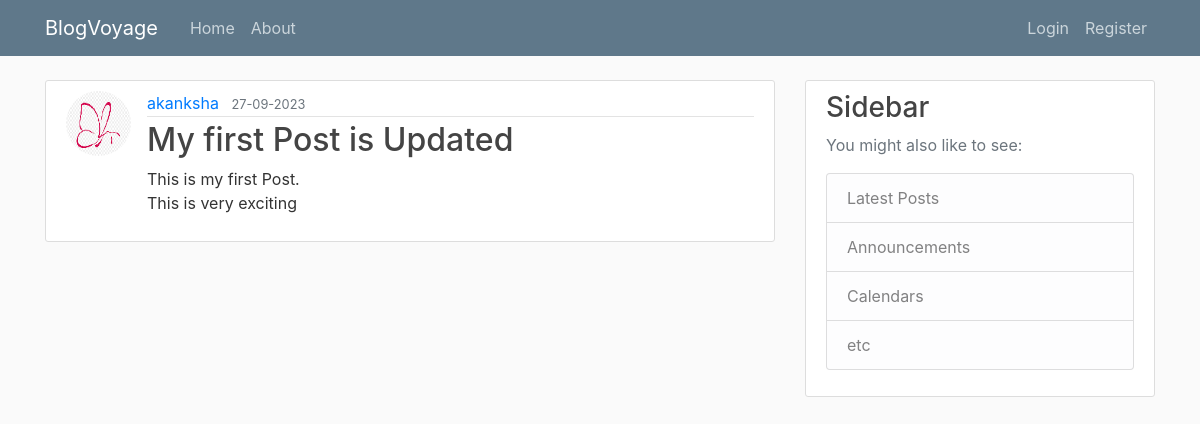
/post/1, run on an earlier commit of the app's database.
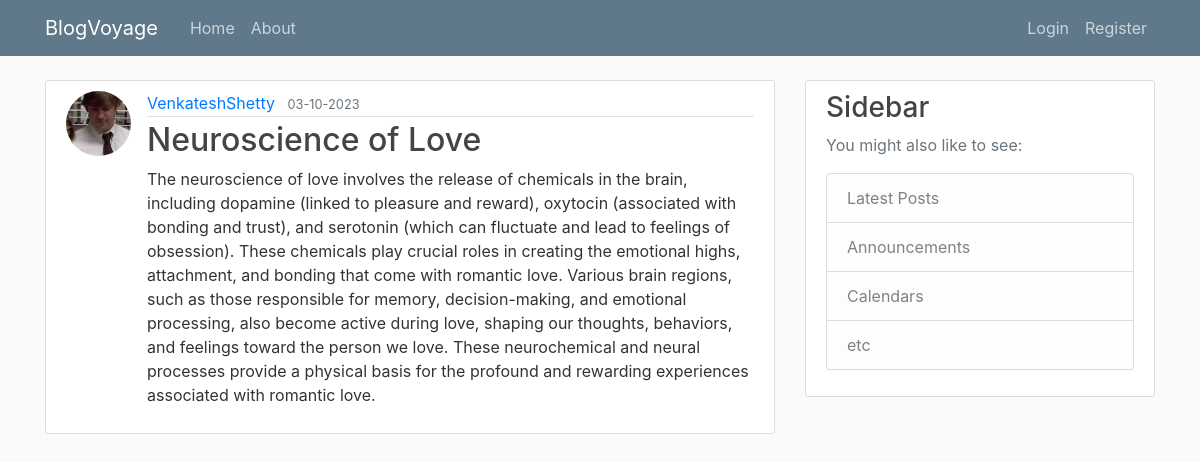
And on a later commit of the database.
### appp/models.py (models this page shows, shortened)
class User(db.Model, UserMixin):
    id = db.Column(db.Integer, primary_key= True)
    username = db.Column(db.String(20), unique=True, nullable=False)
    email = db.Column(db.String(120), unique=True, nullable=False)
    image_file = db.Column(db.String(20), nullable=False, default="default.jpg")
    password= db.Column(db.String(60), nullable=False)
    posts = db.relationship('Post', backref="author" , lazy= True)

class Post(db.Model):
    id = db.Column(db.Integer, primary_key= True)
    title = db.Column(db.String(150), nullable=False)
    date_posted= db.Column(db.DateTime, nullable=False, default = datetime.utcnow )
    content = db.Column(db.Text, nullable=False)
    user_id = db.Column(db.Integer , db.ForeignKey('user.id'),nullable=False)

### appp/routes.py (the view)
@app.route("/post/<int:post_id>")
def post(post_id):
    post = Post.query.get_or_404(post_id)
    return render_template('post.html', title = post.title, post=post, legend = "Update Post")

### appp/templates/post.html (shortened to what this page needs)
{% extends 'layout.html' %}
{% block content %}
    <article class="media content-section">
      <img class = "rounded-circle article-img" src="{{url_for('static' , filename = 'profile_pics/' + post.author.image_file)}}" alt="">
        <div class="media-body">
          <div class="article-metadata">
            <a class="mr-2" href="{{url_for('user_post' , username = post.author.username)}}">{{ post.author.username }}</a>
            <small class="text-muted">{{ post.date_posted.strftime('%d-%m-%Y') }}</small>
          </div>
          <h2 class="article-title">{{ post.title }}</h2>
          <p class="article-content">{{ post.content }}</p>
        </div>
      </article>
{% endblock content %}

What changed in the data, as far as the page shows it:
changed User: image_file: a different picture; author.username "akanksha" → "VenkateshShetty"
changed Post: date_posted "27-09-2023" → "03-10-2023"; title "My first Post is Updated" → "Neuroscience of Love"; content "This is my first Post. This is very exciting" → "The neuroscience of love involves the release of chemicals in the brain, including dopamine (linked to pleasure and reward), oxytocin (associated with bonding and trust), and serotonin (which can fluctuate and lead to feelings of obsession). These chemicals play crucial roles in creating the emotional highs, attachment, and bonding that come with romantic love. Various brain regions, such as those responsible for memory, decision-making, and emotional processing, also become active during love, shaping our thoughts, behaviors, and feelings toward the person we love. These neurochemical and neural processes provide a physical basis for the profound and rewarding experiences associated with…"
